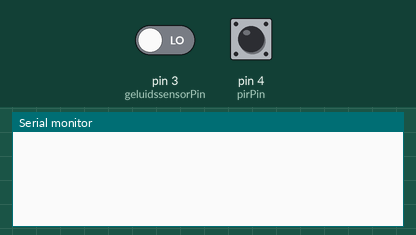
Simulated run of this sketch. Board: Arduino Uno, built with avr-gcc and run on an emulated ATmega328P. Parts: the last lines printed to the serial monitor. The inputs (shaded band) are chosen by the test bench; at power-on: pin 3 (geluidssensorPin) LOW, pin 4 (pirPin) LOW. No radio packets arrive unless stated.

Above: at 2.8 s.
2.9 s: pin 3 (geluidssensorPin) driven HIGH
At 3.8 s:
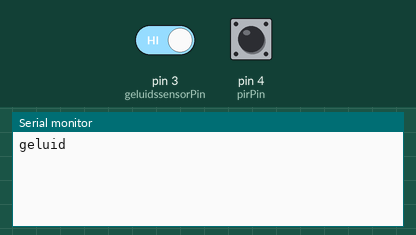
5.5 s: pin 4 (pirPin) driven HIGH
7.5 s: pin 3 (geluidssensorPin) driven LOW and pin 4 (pirPin) driven LOW
At 8.7 s:
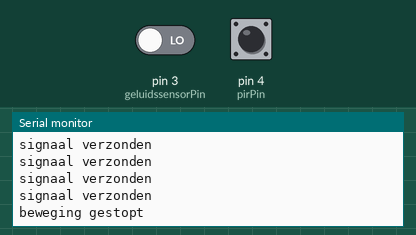
9.0 s: pin 4 (pirPin) driven HIGH
At 9.9 s:
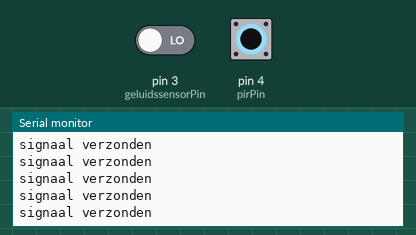
13.1 s: pin 4 (pirPin) pulsed LOW 2 times (0.12 s each, 0.3 s apart)
At 14.22 s:
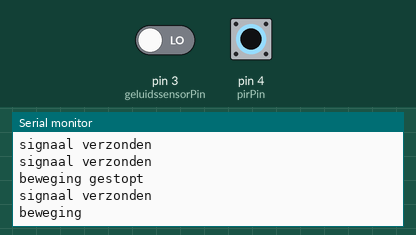

The sketch:

transmitter2.0_07.01.ino
```cpp
#include <SPI.h>            //bibliotheek transmitter
#include <nRF24L01.h>       //bibliotheek transmitter
#include <RF24.h>           //bibliotheek transmitter

int pirPin = 4;                      //bewegingssensor

RF24 radio(9, 10);                   // CE Cip Enable, CSN Chip Select Not
const byte address[6] = "00001";     //byte adres

int val = 0;                         //waarde pir
bool motionState = false;            //status bewegingssensor false

int geluidssensorPin = 3;

int val2 = 23;
bool geluidState = false;

void setup() {
  pinMode(pirPin, INPUT);            //pirPin is een ingang
  pinMode(geluidssensorPin, INPUT);  //geluidssensor is een ingang
  Serial.begin(9600);                //start seriele connectie
  radio.begin();                     //Start draadloze communicatie
  radio.openWritingPipe(address);    //Het adres waar de data wordt naar verzonden
  radio.setPALevel(RF24_PA_MIN);     //transmitter sterkte Minimum
  radio.stopListening();             //Zet de nRF24L01 als transmitter
}

void loop() {
  val = digitalRead(pirPin);                          //lees pirpin
  val2 = digitalRead(geluidssensorPin);               //lees de geluidssensor
  if(val == HIGH)  {                                  //als pirPin hoog is

    const char text[] = "Bewegingssensor is HIGH";    //text is gelijk aan bewegingssensor is HIGH

    radio.write(&text, sizeof(text));                 //verzend het bericht naar de receiver
    Serial.println("signaal verzonden");              //print op de seriele monitor signaal verzonden
   if (motionState == false) {                        //als motionstate laag is
      Serial.println("beweging");                     //print in seriele monito beweging
      motionState = true;                             //maak motionState true
      delay(100);                                     //wacht 100ms
    }
  }else if(val2 == HIGH){                             //als val2 hoog is
    const char text[] = "geluidssensor is HIGH";      //text is geluidssensor is HIGH
    Serial.println("geluid");                         //print in seriele monitor geluid
    radio.write(&text, sizeof(text));                 //verzend het bericht naar de receiver
    delay(1000);
  }else{
    const char text[] = "Bewegingssensor is LOW";      //text is bewegingsensor is LOW
    radio.write(&text, sizeof(text));                  //verzend het bericht naar de receiver

  if (motionState == true) {                          //als motionstate true is
      Serial.println("beweging gestopt");             //print in de seriele monitor beweging gestopt
      motionState = false;                            //maak motionState false

    }
  radio.write(&motionState, sizeof(motionState));     //verzend het bericht naar de receiver
  delay(1000);                                        //wacht 1000ms
 }
}
```

Measured:
- after the input at 2.9 s, the serial monitor: prints a new line after 0.11 s (image 1)
- after the input at 7.5 s, the serial monitor: prints a new line after 0.08 s (image 2)
- after the input at 13.1 s, the serial monitor: prints a new line after 0.08 s (image 4)
